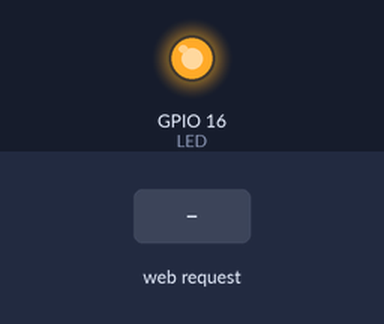
This sketch was run on a simulated ESP8266 (NodeMCU). Parts: output pins drawn as LEDs (lit = HIGH). Inputs (shaded band) come from the test bench. WiFi joins after 1.5 s; servers stay silent unless stated; what the sketch prints to the serial monitor is not drawn.

Above: at 2.7 s.
2.8 s: HTTP request GET /LED=ON received
At 3.5 s:
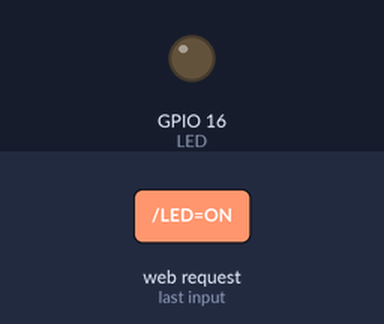
4.3 s: HTTP request GET /LED=OFF received
At 4.6 s:
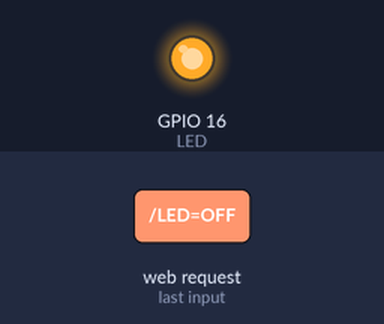
Timing chart, 0 to 7.3 s (numbered marks = the images above; inputs shaded):
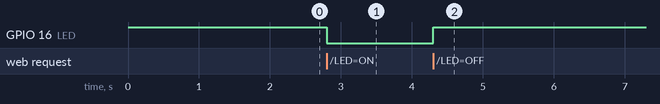

Measured:
- after the input at 2.8 s, GPIO 16 (LED): HIGH → LOW at once
- after the input at 4.3 s, GPIO 16 (LED): LOW → HIGH at once

The sketch:

webServer.ino
```cpp
#include <ESP8266WiFi.h>
#include <time.h>

#include <WiFiUdp.h>

#include <NTPClient.h>               // Include NTPClient library

//SSID and Password of your WiFi router
const char* ssid = "TP-Link_C78F";
const char* password = "0123456@";

int LED = 16; // GPIO16 (D0)

int timezone = 7 * 3600;
int dst = 0;

WiFiServer server(80);

void setup(){
  Serial.begin(115200);
  pinMode(LED, OUTPUT);
  digitalWrite(LED, HIGH);
  Serial.print("Connecting to the Newtork");
  WiFi.begin(ssid, password);
  while (WiFi.status() != WL_CONNECTED)
  {
    delay(500);
    Serial.print(".");
  }
  Serial.println("WiFi connected");
  server.begin();
  Serial.println("Server started");
  Serial.print("IP Address of network: "); // will IP address on Serial Monitor
  Serial.println(WiFi.localIP());
  Serial.print("Copy and paste the following URL: https://");
  Serial.print(WiFi.localIP());
  Serial.println("/");
//  configTime(timezone, dst, "pool.ntp.org","time.nist.gov");
//  Serial.println("\nWaiting for Internet time");
//
//  while(!time(nullptr)){
//     Serial.print("*");
//     delay(1000);
//  }
//  Serial.println("\nTime response....OK");
}

void loop(){
  WiFiClient client = server.available();
//  time_t now = time(nullptr);
//  struct tm* p_tm = localtime(&now);
  if (!client){
    return;}

  Serial.println("Waiting for new client");
  while(!client.available())
  {
    delay(1);
  }
  String request = client.readStringUntil('\r');
  Serial.println(request);
  client.flush();

  int value = HIGH;
  if(request.indexOf("/LED=ON") != -1){

    digitalWrite(LED, LOW); // Turn LED ON
    value = LOW;
  }

  if(request.indexOf("/LED=OFF") != -1){

    digitalWrite(LED, HIGH); // Turn LED OFF
    value = HIGH;
  }

//*------------------HTML Page Code---------------------*//

  client.println("HTTP/1.1 200 OK"); //
  client.println("Content-Type: text/html");
  client.println("");
  client.println("<!DOCTYPE HTML>");
  client.println("<html>");
  client.print(" CONTROL LED: ");
  if(value == HIGH){
    client.print("OFF");
  }
  else
  {
    client.print("ON");
  }
  client.println("<br><br>");
  client.println("<a href=\"/LED=ON\"\"><button>ON</button></a>");
  client.println("<a href=\"/LED=OFF\"\"><button>OFF</button></a><br />");

  client.println("</html>");

  delay(1);
  Serial.println("Client disonnected");
  Serial.println("");
}
```
